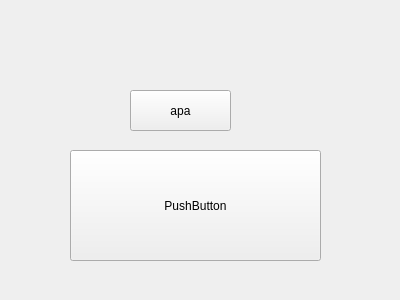
<?xml version="1.0" encoding="UTF-8"?>
<ui version="4.0">
 <class>Form</class>
 <widget class="QWidget" name="Form">
  <property name="geometry">
   <rect>
    <x>0</x>
    <y>0</y>
    <width>400</width>
    <height>300</height>
   </rect>
  </property>
  <property name="windowTitle">
   <string>Form</string>
  </property>
  <widget class="QPushButton" name="pushButton">
   <property name="geometry">
    <rect>
     <x>130</x>
     <y>90</y>
     <width>101</width>
     <height>41</height>
    </rect>
   </property>
   <property name="text">
    <string>apa</string>
   </property>
  </widget>
  <widget class="QPushButton" name="pushButton_2">
   <property name="geometry">
    <rect>
     <x>70</x>
     <y>150</y>
     <width>251</width>
     <height>111</height>
    </rect>
   </property>
   <property name="text">
    <string>PushButton</string>
   </property>
  </widget>
 </widget>
 <resources/>
 <connections/>
</ui>
